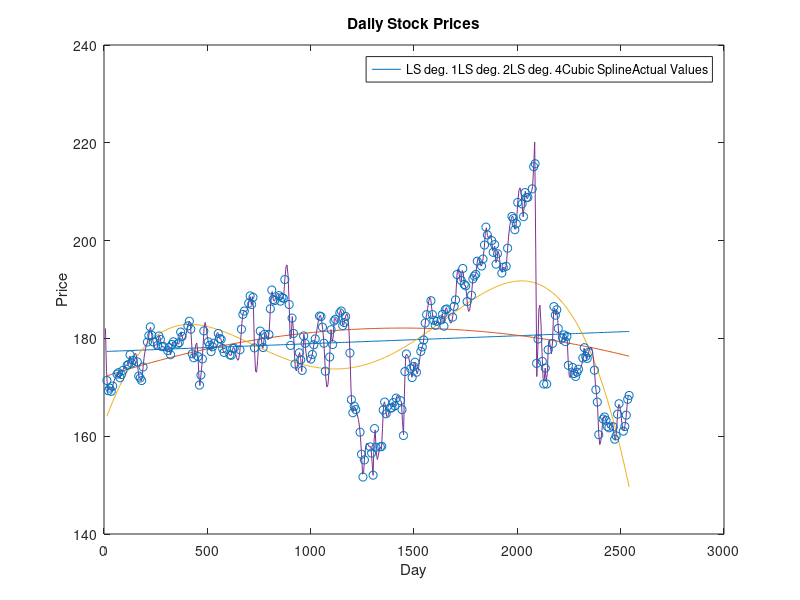

The MATLAB script that drew this image:
% clear
clear all;
close all;
clc;

% read the csv file
dailyDataset = csvread('StockPrices_day.csv',2,0);     % day | price

% Parameters
degrees = [1 2 4];

% Reading Data into x and y vector
xDaily = dailyDataset(:,1);
yDaily = dailyDataset(:,2);

% 3a Least Squares of weekly dataset
% Coeffitients
leastSquares1Daily= polyfit(xDaily,yDaily,degrees(1));
leastSquares2Daily= polyfit(xDaily,yDaily,degrees(2));
leastSquares4Daily= polyfit(xDaily,yDaily,degrees(3));

yleastSquares1Daily = polyval(leastSquares1Daily, xDaily);
yleastSquares2Daily = polyval(leastSquares2Daily, xDaily);
yleastSquares4Daily = polyval(leastSquares4Daily, xDaily);

% 3b cubic spline of weekly dataset
splineDaily = spline(xDaily,yDaily);
nodes = linspace(1,xDaily(end),500);
ySplineDaily = ppval(splineDaily, nodes);

% plotting
plot(xDaily*7, yleastSquares1Daily);
hold on;
plot(xDaily*7, yleastSquares2Daily);
plot(xDaily*7, yleastSquares4Daily);
plot(nodes*7, ySplineDaily);
scatter(xDaily*7, yDaily);
title("Daily Stock Prices");
xlabel("Day");
ylabel("Price");
legend(["LS deg. 1", "LS deg. 2", "LS deg. 4", "Cubic Spline", "Actual Values"], "Location", "best");
savefig("stock_prices_daily.fig");
hold off;
close;